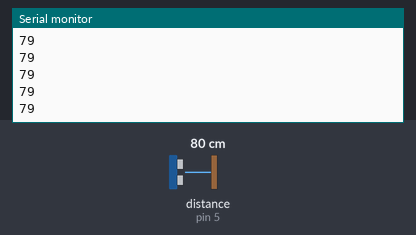
This sketch was run on a simulated Arduino Uno, built with avr-gcc and run on an emulated ATmega328P. On the bench: the last lines printed to the serial monitor. Wiring (inferred from the names in the program): ultrasonic range finder: trigger pin 4; echo pin 5. The inputs (shaded band) are chosen by the test bench; at power-on: distance to the obstacle (sensor on pin 5) 80 cm. The echo pulse lasts 58.3 µs per cm.

Above: at 1.2 s.
1.3 s: distance to the obstacle (sensor on pin 5) set to 2 cm
At 1.34 s:
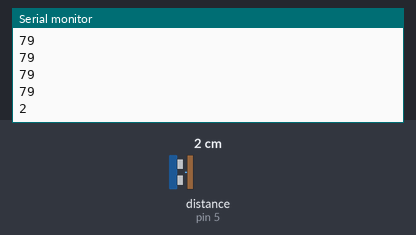
2.8 s: distance to the obstacle (sensor on pin 5) set to 4 cm
At 2.81 s:
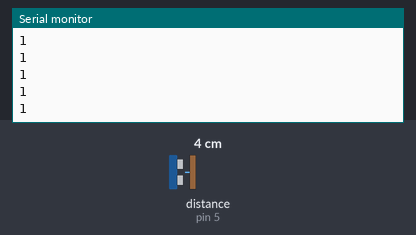
Timing chart, 0 to 5.8 s (numbered marks = the images above; inputs shaded):
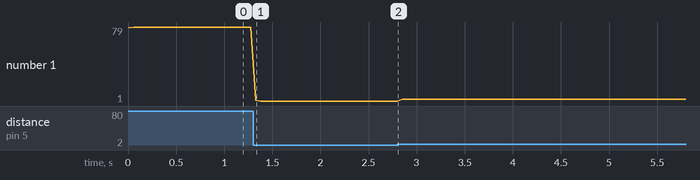

The sketch:

sketch_feb04a.ino
```cpp
int trigPinRight=4;
int echoPinRight=5;
int n=10;
int timeRight;
int distanceRight;
void setup() {
  // put your setup code here, to run once:
pinMode(echoPinRight,INPUT);
pinMode(trigPinRight,OUTPUT);
Serial.begin(9600);
}

void loop() {
  // put your main code here, to run repeatedly:
 digitalWrite(trigPinRight,HIGH);
  delayMicroseconds(n);
  digitalWrite(trigPinRight,LOW);
  timeRight=pulseIn(echoPinRight,HIGH);
  distanceRight=timeRight*.034/2;
  Serial.println(distanceRight);
  delay(50);
}
```

Measured:
- after the input at 1.3 s, the serial monitor: prints a new line at once (image 1)
- plotted number 1: 79 → 1 after the input at 1.3 s, 1 → 3 after the input at 2.8 s
